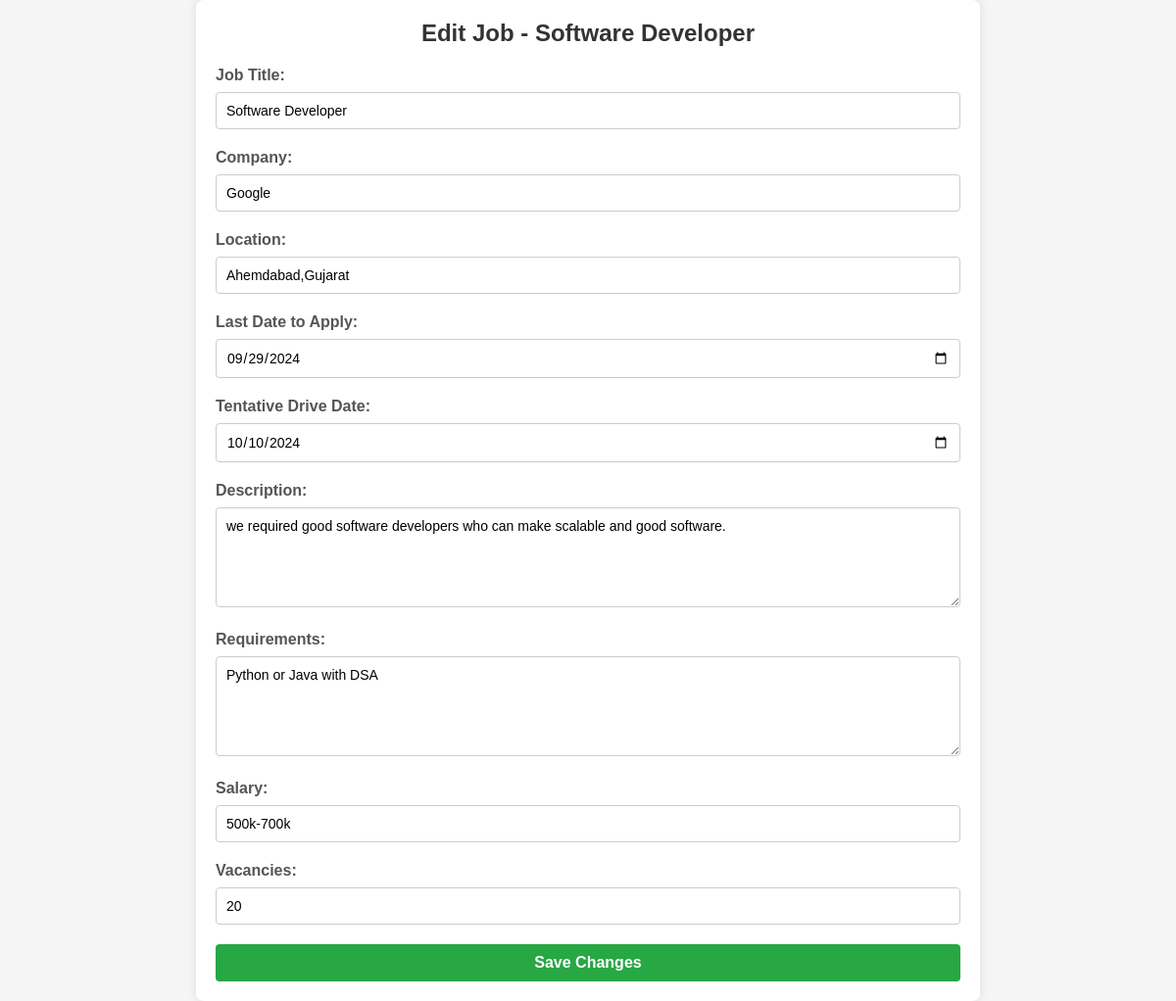
The app's page /jobs/edit/5/ with its own data.
### cprs_app/models.py (models this page shows, shortened)
class JobDrive(models.Model):
    title = models.CharField(max_length=255)
    company = models.CharField(max_length=255)
    location = models.CharField(max_length=255)
    job_description = models.TextField()
    skills_required = models.CharField(max_length=255)
    salary = models.CharField(max_length=50)
    vacancies = models.IntegerField(default=0)
    last_date_to_apply = models.DateField()
    tentative_drive_date = models.DateField(null=True)
    created_at = models.DateTimeField(auto_now_add=True)

### cprs_app/views.py (the view, shortened to what this page needs)
# urls.py: path('jobs/edit/<int:job_id>/', v1.edit_job, name='edit_job'),
def edit_job(request, job_id):
    job = get_object_or_404(JobDrive, pk=job_id)
    return render(request, 'edit_job.html', {'job': job})

### template/edit_job.html (shortened to what this page needs)
<!DOCTYPE html>
<html lang="en">
<head>
</head>
<body>
    <form action="{% url 'edit_job' job.id %}" method="POST">
        <h1>Edit Job - {{ job.title }}</h1>
        <label for="title">Job Title:</label>
        <input type="text" name="title" value="{{ job.title }}" required>
        <label for="company">Company:</label>
        <input type="text" name="company" value="{{ job.company }}" required>
        <label for="location">Location:</label>
        <input type="text" name="location" value="{{ job.location }}" required>
        <label for="last_date_to_apply">Last Date to Apply:</label>
        <input type="date" name="last_date_to_apply" value="{{ job.last_date_to_apply|date:'Y-m-d' }}" required>
        <label for="last_date_to_apply">Tentative Drive Date:</label>
        <input type="date" name="tentative_drive_date" value="{{ job.tentative_drive_date|date:'Y-m-d' }}" required>
        <label for="description">Description:</label>
        <textarea name="description" rows="5">{{ job.job_description }}</textarea>
        <label for="requirements">Requirements:</label>
        <textarea name="requirements" rows="5">{{ job.skills_required }}</textarea>
        <label for="requirements">Salary:</label>
        <input type="text" name="salary" value="{{ job.salary }}" required>
        <label for="vacancies">Vacancies:</label>
        <input type="number" name="vacancies" value="{{ job.vacancies }}" required>
        <button type="submit">Save Changes</button>
    </form>
</body>
</html>

### template/edit_job.html (style rules this page uses)
* { margin: 0; padding: 0; box-sizing: border-box; font-family: Arial, sans-serif; }
body { background-color: #f5f5f5; display: flex; justify-content: center; align-items: center; min-height: 100vh; }
h1 { text-align: center; margin-bottom: 20px; font-size: 24px; color: #333; }
form { background-color: #fff; padding: 20px; border-radius: 8px; box-shadow: 0 0 10px rgba(0, 0, 0, 0.1); width: 800px; }
label { display: block; margin-bottom: 8px; font-weight: bold; color: #555; }
input[type="text"], input[type="date"], input[type="number"], textarea { width: 100%; padding: 10px; margin-bottom: 20px; border: 1px solid #ccc; border-radius: 4px; font-size: 14px; }
textarea { resize: vertical; }
button { width: 100%; padding: 10px; background-color: #28a745; color: white; font-size: 16px; font-weight: bold; border: none; border-radius: 4px; cursor: pointer; }

### records on screen
JobDrive: title "Software Developer", company "Google", location "Ahemdabad,Gujarat", last_date_to_apply "09/29/2024", tentative_drive_date "10/10/2024", description "we required good software developers who can make scalable and good software.", requirements "Python or Java with DSA", salary "500k-700k", vacancies "20"
